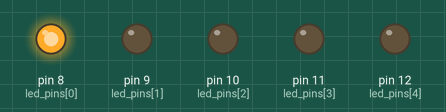
A sketch run on a simulated Arduino Uno, built with avr-gcc and run on an emulated ATmega328P. Parts: output pins drawn as LEDs (lit = HIGH).

Above: at 0.2 s.
At 1.7 s:
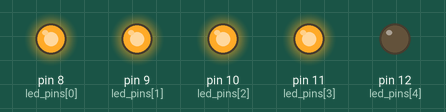
At 2.5 s:
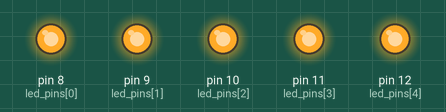
At 4.2 s:
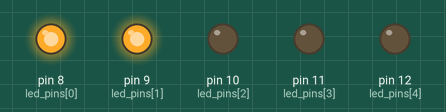
At 5.2 s:
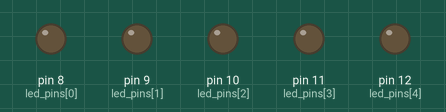
At 6.7 s:
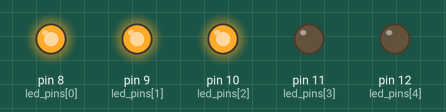
Timing chart, 0 to 7.2 s (numbered marks = the images above):
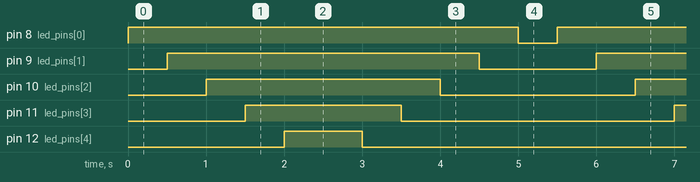

Measured:
- by itself, pin 8 (led_pins[0]): alternates HIGH for 5.0 s and LOW for 0.50 s
- by itself, pin 9 (led_pins[1]): alternates HIGH for 4.0 s and LOW for 1.5 s
- by itself, pin 10 (led_pins[2]): alternates HIGH for 3.0 s and LOW for 2.5 s
- by itself, pin 11 (led_pins[3]): alternates HIGH for 2.0 s and LOW for 3.5 s
- by itself, pin 12 (led_pins[4]): alternates HIGH for 1.0 s and LOW for 4.5 s

The sketch:

led_arrays.ino
```cpp
int led_pins[] = {8,9,10,11,12};// led pins initial
void setup() {
  for(int i = 0; i<5;i++){ // for loop for initital all pins
    pinMode(led_pins[i],OUTPUT);//pin setup as output
  }
}

void loop() {
  for(int i = 0; i<5;i++){// for loop for on all light
    digitalWrite(led_pins[i],HIGH);//light on
    delay(500); //wait 0.5 sec
  }

  delay(500);// just wait for reverse

  for(int i = 4; i>=0;i--){// for loop for off all light
    digitalWrite(led_pins[i],LOW);//light off
    delay(500); //wait 0.5 sec
  }

}
```
